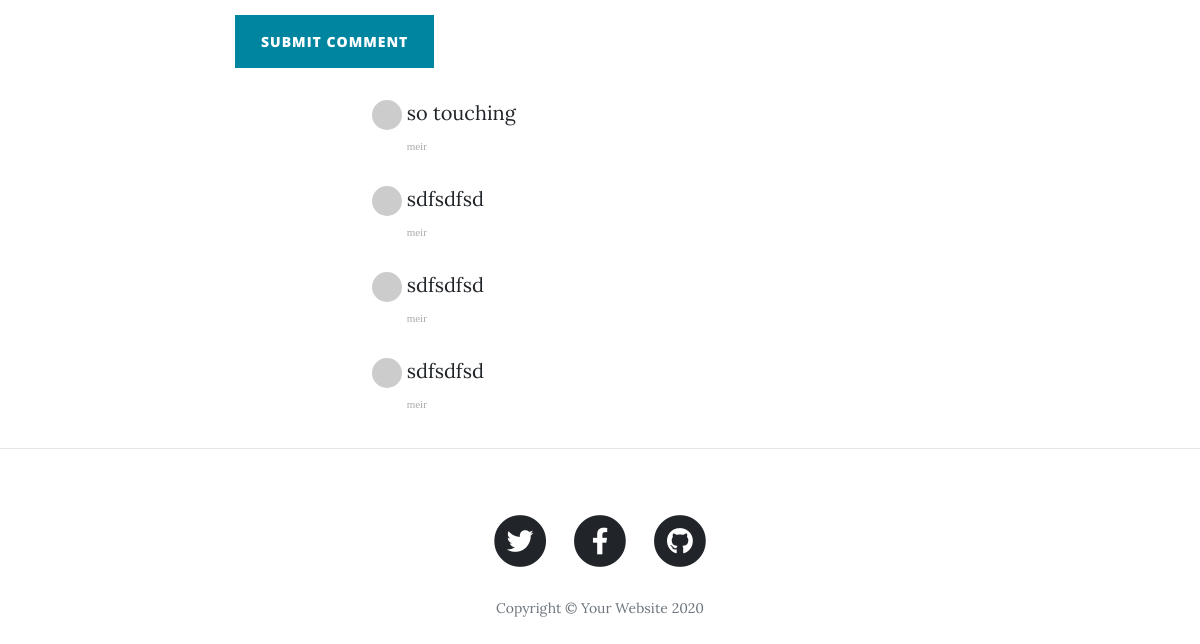
/post/1 (lower part), run on an earlier commit of the app's database.
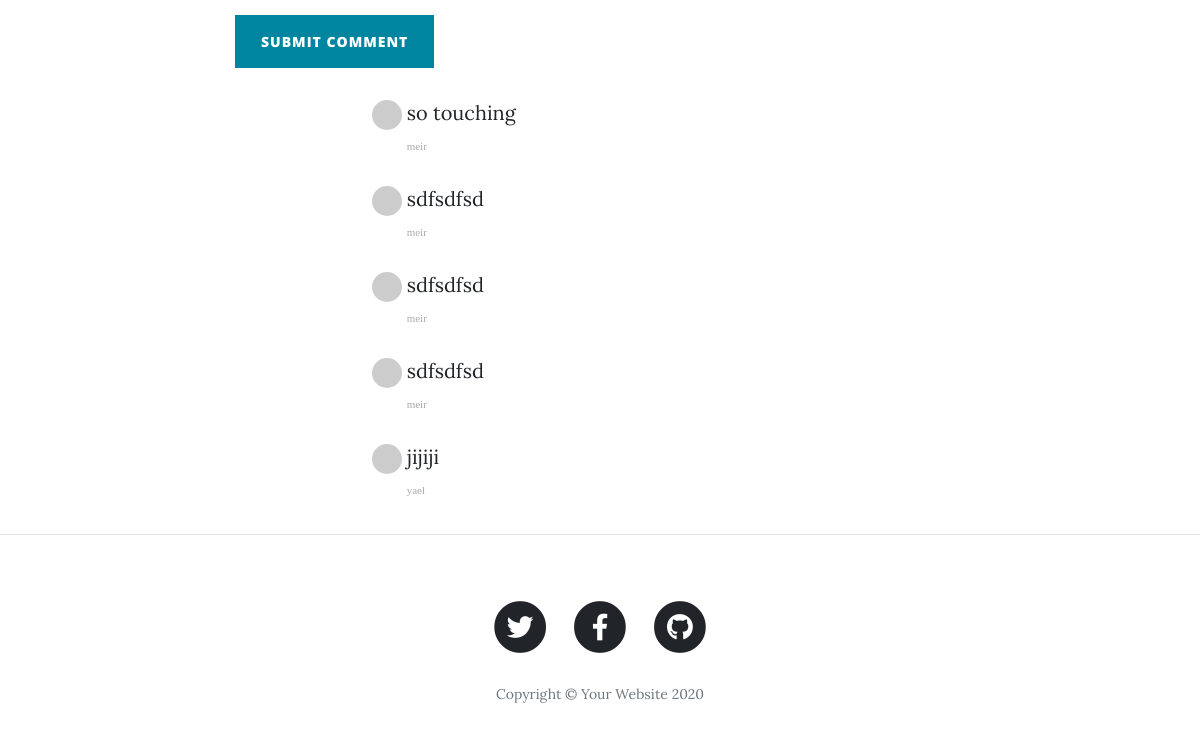
And on a later commit of the database.
### main.py (models this page shows)
class Comment(db.Model):
    __tablename__ = "comments"
    id = db.Column(db.Integer, primary_key=True)
    author_id = db.Column(db.Integer, db.ForeignKey("users.id"))
    comment_author = relationship("User", back_populates="comments")
    post_id = db.Column(db.Integer, db.ForeignKey("blog_posts.id"))
    parent_post = relationship("BlogPost", back_populates="comments")
    text = db.Column(db.Text, nullable=False)

class User(UserMixin, db.Model):
    __tablename__ = "users"
    id = db.Column(db.Integer, primary_key=True)
    email = db.Column(db.String(100), unique=True)
    password = db.Column(db.String(100))
    name = db.Column(db.String(100))
    posts = relationship("BlogPost", back_populates="author")
    comments = relationship("Comment", back_populates="comment_author")

### main.py (the view, shortened to what this page needs)
@app.route("/post/<int:post_id>", methods=["GET", "POST"])
def show_post(post_id):
    comment_form = CommentForm()
    requested_post = BlogPost.query.get(post_id)
    return render_template("post.html", post=requested_post, current_user=current_user, form=comment_form)

### forms.py
class CommentForm(FlaskForm):
    comment_text = CKEditorField("Comment", validators=[DataRequired()])
    submit = SubmitField("Submit Comment")

### templates/post.html (shortened to what this page needs)
{% include "header.html" %}
{% import "bootstrap/wtf.html" as wtf %}
  <article>
    <div class="container">
      <div class="row">
        <div class="col-lg-8 col-md-10 mx-auto">
          {{ wtf.quick_form(form, novalidate=True, button_map={"submit": "primary"}) }}
          <div class="col-lg-8 col-md-10 mx-auto comment">
              {% for comment in post.comments: %}
              <ul class="commentList">
                <li>
                    <div class="commenterImage">
                      <img src="{{ comment.comment_author.email | gravatar }}"/>
                    </div>
                    <div class="commentText">
                      {{comment.text|safe}}
                      <span class="date sub-text">{{comment.comment_author.name}}</span>
                    </div>
                </li>
              </ul>
            {% endfor %}
            </div>
          </div>
      </div>
    </div>
  </article>
  <hr>
{% include "footer.html" %}

### templates/header.html (shortened to what this page needs)
<!DOCTYPE html>
<html lang="en">
<head>
  <link href="{{ url_for('static', filename='vendor/bootstrap/css/bootstrap.min.css') }}" rel="stylesheet">
  <link href="{{ url_for('static', filename='vendor/fontawesome-free/css/all.min.css')}}" rel="stylesheet" type="text/css">
  <link href="{{ url_for('static', filename='css/clean-blog.min.css')}}" rel="stylesheet">
</head>
<body>

### templates/footer.html (shortened to what this page needs)
  <footer>
    <div class="container">
      <div class="row">
        <div class="col-lg-8 col-md-10 mx-auto">
          <ul class="list-inline text-center">
            <li class="list-inline-item">
              <a href="#">
                <span class="fa-stack fa-lg">
                  <i class="fas fa-circle fa-stack-2x"></i>
                  <i class="fab fa-twitter fa-stack-1x fa-inverse"></i>
                </span>
              </a>
            </li>
            <li class="list-inline-item">
              <a href="#">
                <span class="fa-stack fa-lg">
                  <i class="fas fa-circle fa-stack-2x"></i>
                  <i class="fab fa-facebook-f fa-stack-1x fa-inverse"></i>
                </span>
              </a>
            </li>
            <li class="list-inline-item">
              <a href="#">
                <span class="fa-stack fa-lg">
                  <i class="fas fa-circle fa-stack-2x"></i>
                  <i class="fab fa-github fa-stack-1x fa-inverse"></i>
                </span>
              </a>
            </li>
          </ul>
          <p class="copyright text-muted">Copyright &copy; Your Website 2020</p>
        </div>
      </div>
    </div>
  </footer>
</body>
</html>

What changed in the data, as far as the page shows it:
added Comment: text "jijiji", comment_author.name "yael"
